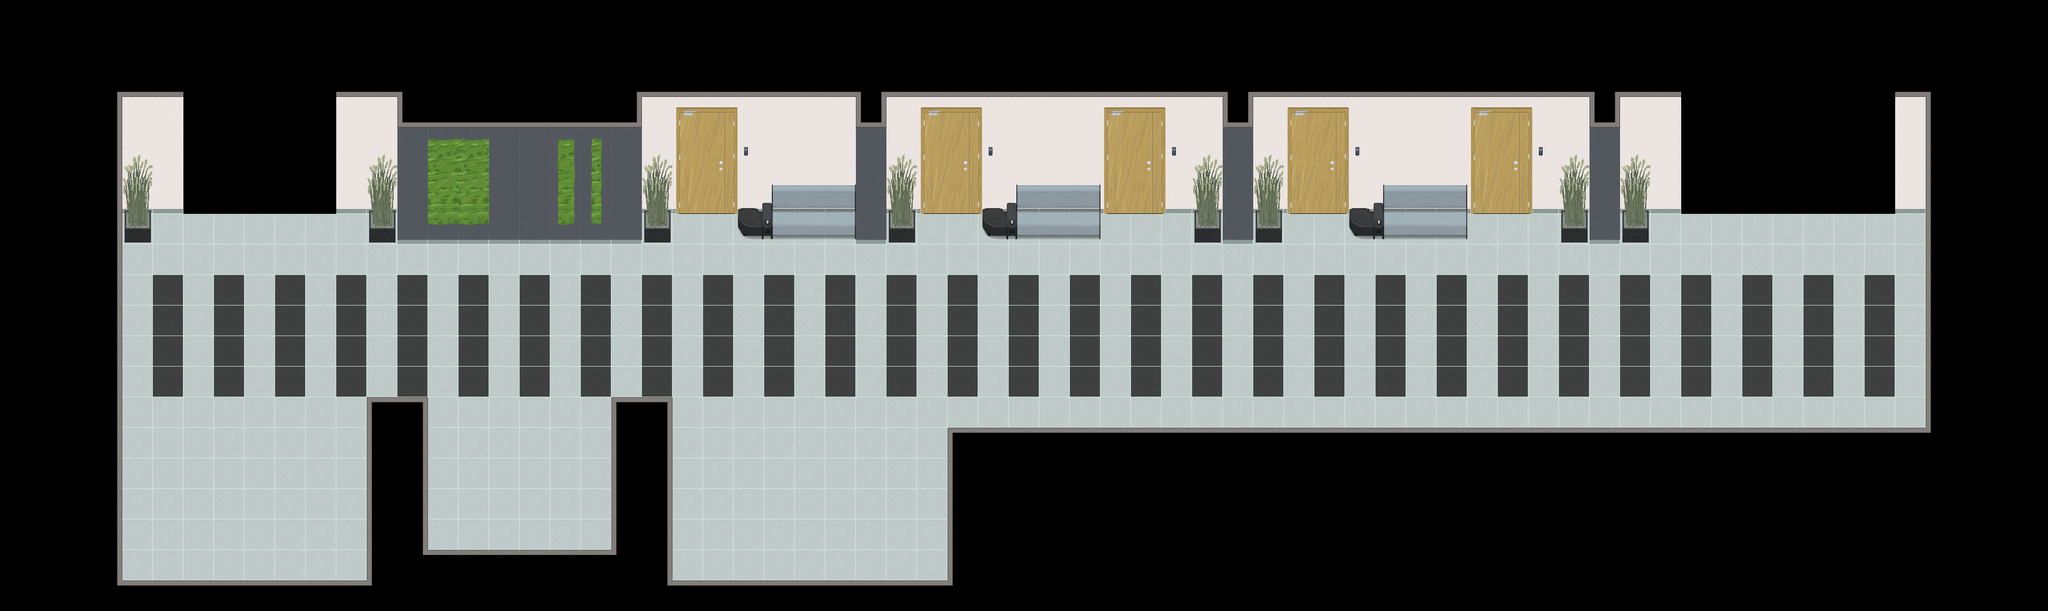

Tiled map render using the project's own tile images. Description and the map definition, with tile-layer contents summarised, below:
An orthogonal 67x20 tile map with 64x64 px tiles, 5 tile layers (Ground, Ground_layer1, Ground_layer2, Ground_layer3, ...), 3 tilesets and 30 objects (Door, Player).

<map version="1.10" tiledversion="1.11.2" orientation="orthogonal" renderorder="right-down" width="67" height="20" tilewidth="64" tileheight="64" infinite="0" nextlayerid="13" nextobjectid="42">
 <tileset firstgid="1" source="../tilesets/TileSet.tsx" />
 <tileset firstgid="401" source="../tilesets/TileSet1.tsx" />
 <tileset firstgid="501" source="../tilesets/Collectables.tsx" />
 <layer id="1" name="Ground" width="67" height="20">
  <data>[1340 cells, 1340 non-empty, 86 distinct tile ids]</data>
 </layer>
 <layer id="2" name="Ground_layer1" width="67" height="20">
  <data>[1340 cells, 48 non-empty, 11 distinct tile ids]</data>
 </layer>
 <layer id="8" name="Ground_layer2" width="67" height="20">
  <data>[1340 cells, 0 non-empty, 0 distinct tile ids]</data>
 </layer>
 <layer id="9" name="Ground_layer3" width="67" height="20">
  <data>[1340 cells, 0 non-empty, 0 distinct tile ids]</data>
 </layer>
 <layer id="10" name="Ground_layer4" width="67" height="20">
  <data>[1340 cells, 0 non-empty, 0 distinct tile ids]</data>
 </layer>
 <objectgroup id="5" name="Objects">
  <object id="32" gid="501" x="1622.67" y="718.667" width="64" height="64" />
  <object id="33" gid="502" x="1246.67" y="604" width="64" height="64" />
  <object id="39" gid="506" x="1684" y="614" width="64" height="64" />
  <object id="40" gid="507" x="1582" y="934" width="64" height="64" />
  <object id="41" gid="508" x="1828" y="862" width="64" height="64" />
 </objectgroup>
 <objectgroup id="12" name="Ground_objects" />
 <objectgroup id="11" name="Doors">
  <object id="35" name="Door" type="Door" x="1397.33" y="412" width="164" height="84">
   <properties>
    <property name="spawn_x" type="float" value="180" />
    <property name="spawn_y" type="float" value="824" />
    <property name="target" value="e-109.tmx" />
   </properties>
  </object>
 </objectgroup>
 <objectgroup id="6" name="Collisions">
  <object id="1" x="138.333" y="135.303" width="115.152" height="1130.3" />
  <object id="2" x="249.576" y="1188.48" width="1748.48" height="87.8788" />
  <object id="3" x="783.364" y="805.333" width="118.182" height="403.03" />
  <object id="4" x="1292.82" y="806.061" width="121.212" height="421.212" />
  <object id="5" x="894.667" y="1153.58" width="398.425" height="72.7273" />
  <object id="6" x="1985.27" y="893.394" width="2051.52" height="348.485" />
  <object id="7" x="4035.81" y="112.242" width="218.182" height="1018.18" />
  <object id="8" x="246.545" y="33.8788" width="3834.79" height="379.394" />
  <object id="9" x="833.333" y="149.333" width="509.333" height="340" />
  <object id="10" x="255" y="301.667" width="63" height="168" />
  <object id="12" x="771.333" y="302.667" width="57" height="168" />
  <object id="13" x="1350.33" y="293.333" width="54" height="168" />
  <object id="14" x="1859.67" y="299.333" width="54" height="168" />
  <object id="15" x="2501.67" y="306.667" width="54" height="168" />
  <object id="16" x="2627.67" y="306" width="54" height="168" />
  <object id="17" x="3267.67" y="310" width="54" height="168" />
  <object id="18" x="3396.33" y="308.667" width="54" height="168" />
  <object id="20" x="1541.33" y="389.333" width="73.3333" height="72" />
  <object id="23" x="2054" y="401.333" width="73.3333" height="72" />
  <object id="25" x="2822" y="404" width="73.3333" height="72" />
  <object id="26" x="3325" y="320" width="68.6667" height="168" />
  <object id="27" x="2557.67" y="324" width="68.6667" height="168" />
  <object id="28" x="1789.67" y="322.667" width="68.6667" height="168" />
 </objectgroup>
 <objectgroup id="7" name="Entities">
  <object id="19" name="Player" x="1084" y="904">
   <point />
  </object>
 </objectgroup>
</map>
